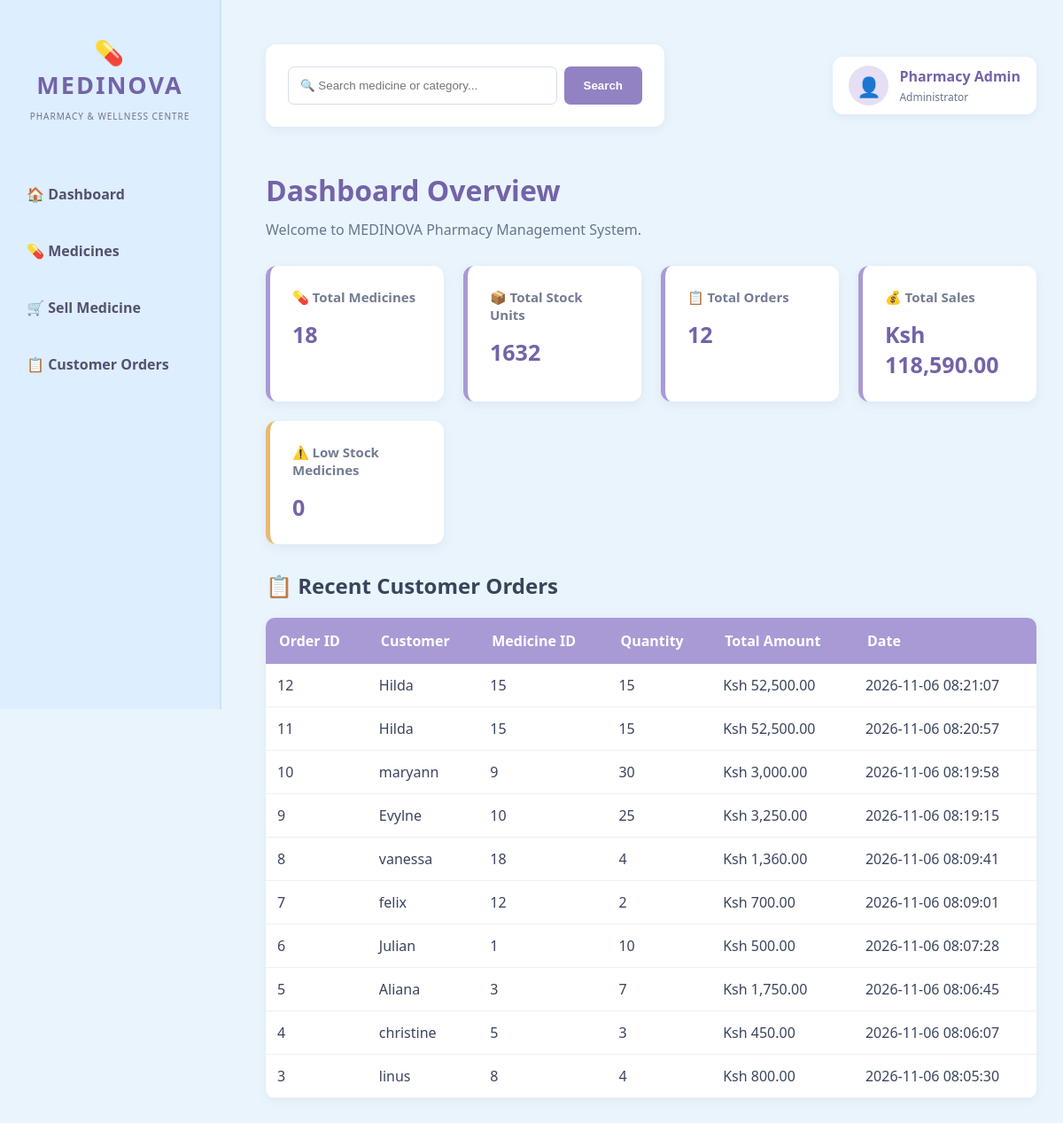
The page / on the database its author committed.
### tables this page shows
CREATE TABLE `orders` (
  `id` int(11) NOT NULL,
  `customer_name` varchar(100) NOT NULL,
  `medicine_id` int(11) NOT NULL,
  `quantity` int(11) NOT NULL,
  `total_amount` decimal(10,2) NOT NULL,
  `order_date` timestamp NOT NULL DEFAULT current_timestamp()
);

### index.php (the view, shortened to what this page needs)
<?php
require 'config.php';
$medicines = $conn->query(
    "SELECT COUNT(*) AS total FROM medicines"
)->fetch_assoc()['total'];
$orders = $conn->query(
    "SELECT COUNT(*) AS total FROM orders"
)->fetch_assoc()['total'];
$stock = $conn->query(
    "SELECT COALESCE(SUM(quantity),0) AS total FROM medicines"
)->fetch_assoc()['total'];
$sales = $conn->query(
    "SELECT COALESCE(SUM(total_amount),0) AS total FROM orders"
)->fetch_assoc()['total'];
$low = $conn->query(
    "SELECT COUNT(*) AS total FROM medicines WHERE quantity <= 5"
)->fetch_assoc()['total'];
$search = trim($_GET['search'] ?? '');
?>
<!DOCTYPE html>
<html>
<head>
    <link rel="stylesheet" href="style.css">
</head>
<body>
<div class="sidebar">
    <div class="brand">
        <h1>💊 MEDINOVA</h1>
        <p>PHARMACY & WELLNESS CENTRE</p>
    </div>
    <a href="index.php">🏠 Dashboard</a>
    <a href="medicines.php">💊 Medicines</a>
    <a href="sell.php">🛒 Sell Medicine</a>
    <a href="orders.php">📋 Customer Orders</a>
</div>
<div class="main">
    <div class="topbar">
        <form method="GET" class="search-box">
            <input
                type="text"
                name="search"
                placeholder="🔍 Search medicine or category..."
                value="<?php echo htmlspecialchars($search); ?>"
            >
            <button type="submit">Search</button>
        </form>
        <div class="profile">
            <div class="profile-icon">
                👤
            </div>
            <div class="profile-info">
                <h4>Pharmacy Admin</h4>
                <p>Administrator</p>
            </div>
        </div>
    </div>
    <h1>Dashboard Overview</h1>
    <p>Welcome to MEDINOVA Pharmacy Management System.</p>
    <div class="cards">
        <div class="card">
            <h3>💊 Total Medicines</h3>
            <h2><?php echo $medicines; ?></h2>
        </div>
        <div class="card">
            <h3>📦 Total Stock Units</h3>
            <h2><?php echo $stock; ?></h2>
        </div>
        <div class="card">
            <h3>📋 Total Orders</h3>
            <h2><?php echo $orders; ?></h2>
        </div>
        <div class="card">
            <h3>💰 Total Sales</h3>
            <h2>
                Ksh <?php echo number_format($sales,2); ?>
            </h2>
        </div>
        <div class="card warning">
            <h3>⚠️ Low Stock Medicines</h3>
            <h2><?php echo $low; ?></h2>
        </div>
    </div>
    <h2>📋 Recent Customer Orders</h2>
    <table>
        <tr>
            <th>Order ID</th>
            <th>Customer</th>
            <th>Medicine ID</th>
            <th>Quantity</th>
            <th>Total Amount</th>
            <th>Date</th>
        </tr>
        <?php
        $result = $conn->query(
            "SELECT * FROM orders
             ORDER BY id DESC LIMIT 10"
        );
        if ($result->num_rows > 0) {
            while($row = $result->fetch_assoc()) {
        ?>
        <tr>
            <td><?php echo $row['id']; ?></td>
            <td>
                <?php echo htmlspecialchars($row['customer_name']); ?>
            </td>
            <td><?php echo $row['medicine_id']; ?></td>
            <td><?php echo $row['quantity']; ?></td>
            <td>
                Ksh <?php echo number_format($row['total_amount'],2); ?>
            </td>
            <td><?php echo $row['order_date']; ?></td>
        </tr>
        <?php
            }
        } else {
        ?>
        <tr>
            <td colspan="6">No customer orders available yet.</td>
        </tr>
        <?php } ?>
    </table>
</div>
</body>
</html>

### style.css (style rules this page uses)
* { margin: 0; padding: 0; box-sizing: border-box; }
body { font-family: 'Segoe UI', Arial, sans-serif; background: #eaf4fc; color: #39445c; }
.sidebar { width: 250px; height: 100vh; background: #dceeff; position: fixed; top: 0; left: 0; padding: 25px 15px; border-right: 2px solid #d0e1f3; }
.brand { text-align: center; margin-bottom: 40px; padding: 15px 5px; }
.brand h1 { font-size: 27px; font-weight: bold; color: #7463a8; letter-spacing: 2px; margin-bottom: 10px; }
.brand p { font-size: 10px; color: #77708e; letter-spacing: 1px; }
.sidebar a { display: block; color: #55516e; text-decoration: none; padding: 15px; margin-bottom: 12px; border-radius: 8px; font-weight: 600; transition: 0.3s; }
.main { margin-left: 270px; padding: 30px; }
.main h1 { color: #7463a8; margin-bottom: 12px; }
.main p { color: #69758b; }
.cards { display: grid; grid-template-columns: repeat(auto-fit, minmax(180px, 1fr)); gap: 22px; margin: 30px 0; }
.card { background: #ffffff; padding: 25px; border-radius: 12px; box-shadow: 0 4px 12px rgba(120, 145, 180, 0.12); border-left: 5px solid #a99ad6; transition: 0.3s; }
.card h3 { color: #737c91; font-size: 15px; }
.card h2 { margin-top: 15px; color: #7463a8; font-size: 25px; }
.warning { border-left: 5px solid #e9b96f; }
table { width: 100%; border-collapse: collapse; background: white; margin-top: 20px; border-radius: 10px; overflow: hidden; box-shadow: 0 3px 10px rgba(120, 145, 180, 0.1); }
th { background: #a99ad6; color: white; padding: 15px; text-align: left; }
td { padding: 13px; border-bottom: 1px solid #edf0f7; }
form { background: white; padding: 25px; max-width: 600px; margin: 20px 0; border-radius: 12px; box-shadow: 0 3px 12px rgba(120, 145, 180, 0.12); }
input, select { display: block; width: 100%; padding: 13px; margin: 12px 0; border: 1px solid #d6ddec; border-radius: 7px; background: #f9fbff; outline: none; }
button { background: #9382c3; color: white; border: none; padding: 13px 22px; border-radius: 7px; cursor: pointer; font-weight: bold; transition: 0.3s; }
a { color: #7463a8; text-decoration: none; }

### index.php (style rules this page uses)
.topbar { display: flex; justify-content: space-between; align-items: center; gap: 20px; margin-bottom: 30px; flex-wrap: wrap; }
.search-box { display: flex; gap: 8px; max-width: 450px; flex: 1; }
.search-box input { margin: 0; background: white; }
.search-box button { white-space: nowrap; }
.profile { display: flex; align-items: center; gap: 12px; background: white; padding: 10px 18px; border-radius: 12px; box-shadow: 0 3px 10px rgba(120,145,180,0.12); }
.profile-icon { width: 45px; height: 45px; background: #e5def5; color: #7463a8; border-radius: 50%; display: flex; justify-content: center; align-items: center; font-size: 22px; }
.profile-info h4 { color: #7463a8; margin-bottom: 4px; }
.profile-info p { font-size: 12px; }
.brand { text-align: center; margin-bottom: 40px; padding: 15px 5px; }
.brand h1 { font-size: 27px; color: #7463a8; letter-spacing: 2px; }
.brand p { font-size: 10px; color: #77708e; letter-spacing: 1px; }

### rows shown on the page
orders: id "12", customer_name "Hilda", medicine "15", quantity "15", total_amount "52,500.00", order_date "2026-11-06 08:21:07"
orders: id "11", customer_name "Hilda", medicine "15", quantity "15", total_amount "52,500.00", order_date "2026-11-06 08:20:57"
orders: id "10", customer_name "maryann", medicine "9", quantity "30", total_amount "3,000.00", order_date "2026-11-06 08:19:58"
orders: id "9", customer_name "Evylne", medicine "10", quantity "25", total_amount "3,250.00", order_date "2026-11-06 08:19:15"
orders: id "8", customer_name "vanessa", medicine "18", quantity "4", total_amount "1,360.00", order_date "2026-11-06 08:09:41"
orders: id "7", customer_name "felix", medicine "12", quantity "2", total_amount "700.00", order_date "2026-11-06 08:09:01"
orders: id "6", customer_name "Julian", medicine "1", quantity "10", total_amount "500.00", order_date "2026-11-06 08:07:28"
orders: id "5", customer_name "Aliana", medicine "3", quantity "7", total_amount "1,750.00", order_date "2026-11-06 08:06:45"
orders: id "4", customer_name "christine", medicine "5", quantity "3", total_amount "450.00", order_date "2026-11-06 08:06:07"
orders: id "3", customer_name "linus", medicine "8", quantity "4", total_amount "800.00", order_date "2026-11-06 08:05:30"

### other values the page prints
$medicines "18"
$stock "1632"
$orders "12"
$sales "118,590.00"
$low "0"
